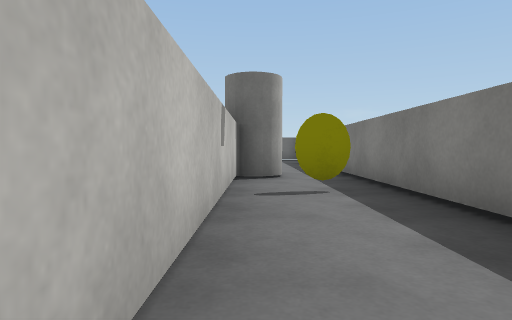
view 1 (above)

18 first-person views from a walk through a 3-D level made in the Unity game engine. The camera is 0.58 m above the floor, tilts 2° down and sees 75° across. The floor is counted in squares, 1 m on a side. Each view is taken from the middle of a square. On the plan, view 1 faces up. The plan holds only what a view shows up to about 9 squares ahead; the rest is blank. The player is left out. Surface patterns are stand-ins for the level's own textures.

view 2
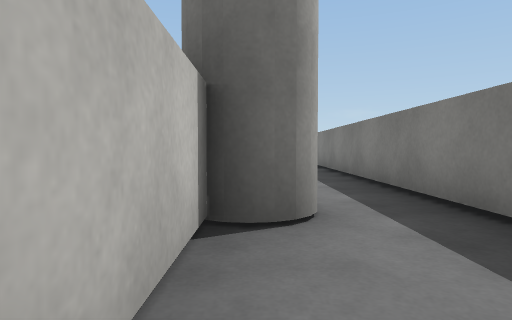

view 3
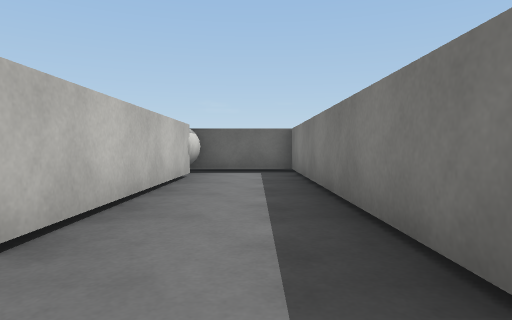

view 4
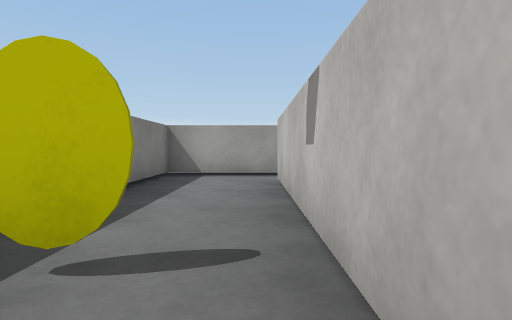

view 5
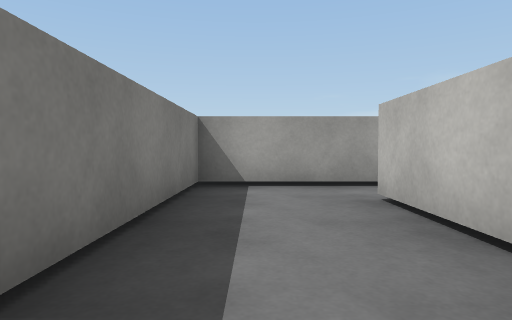

view 6
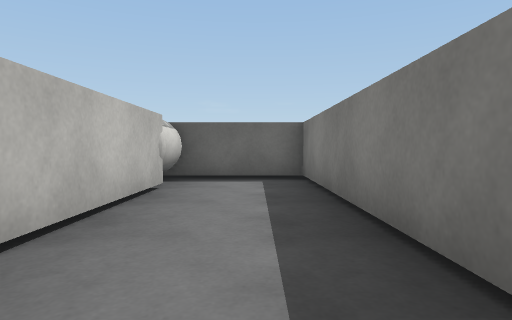

view 7
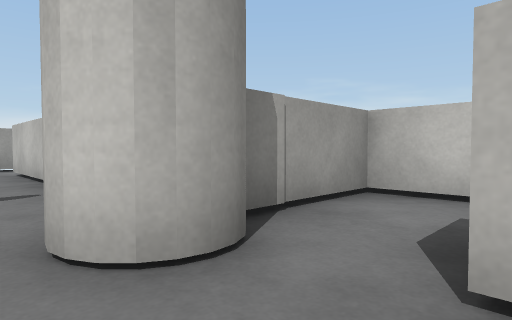

view 8
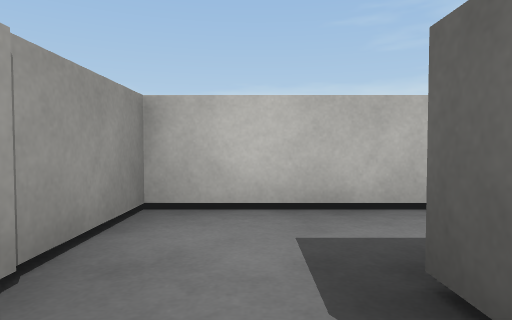

view 9
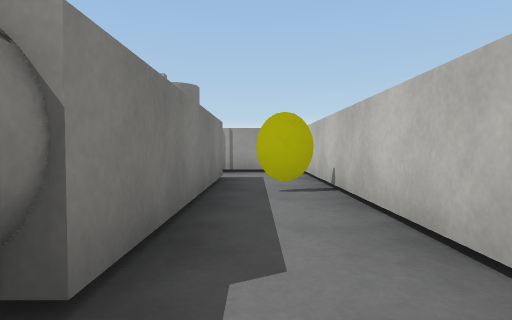

view 10
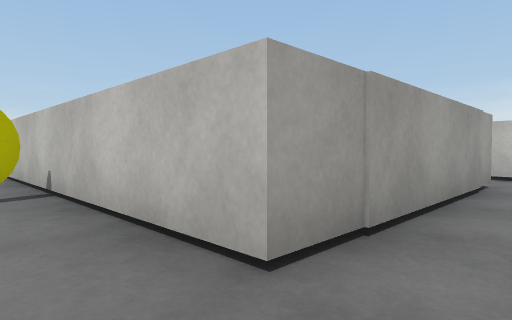

view 11
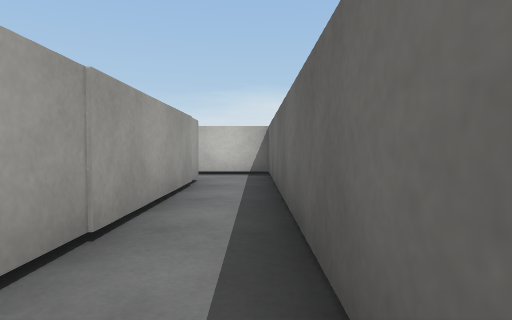

view 12
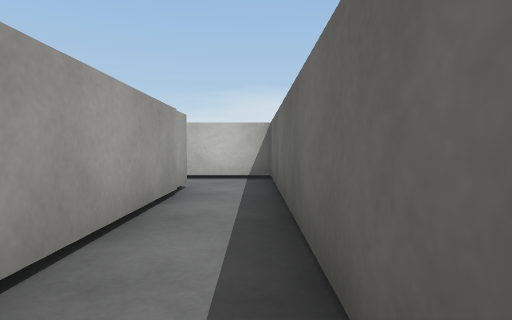

view 13
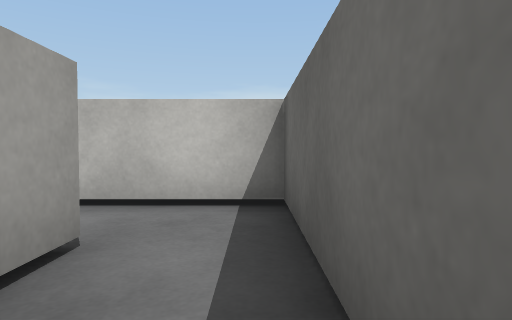

view 14
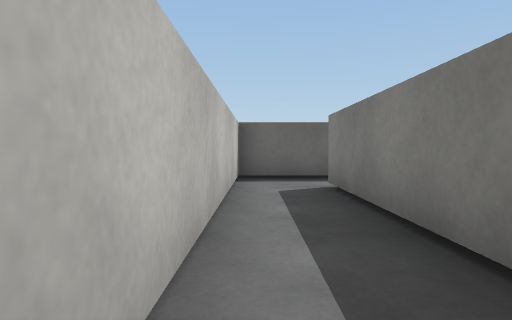

view 15
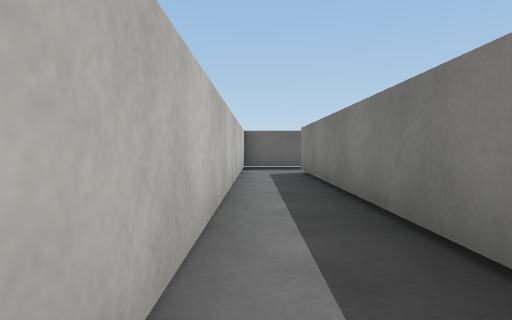

view 16
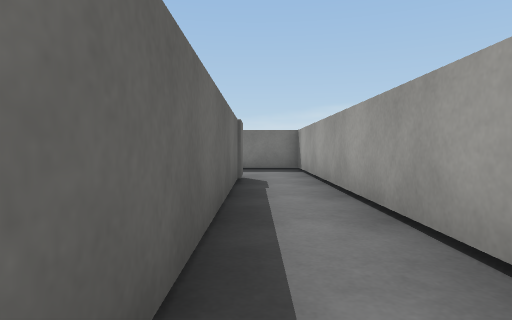

view 17
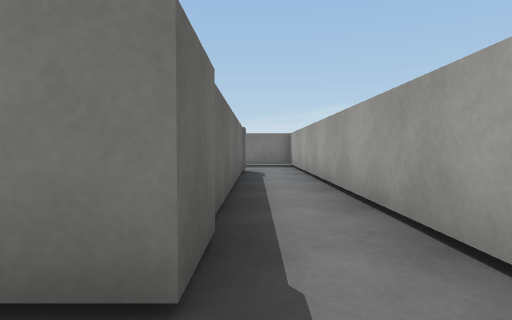

view 18
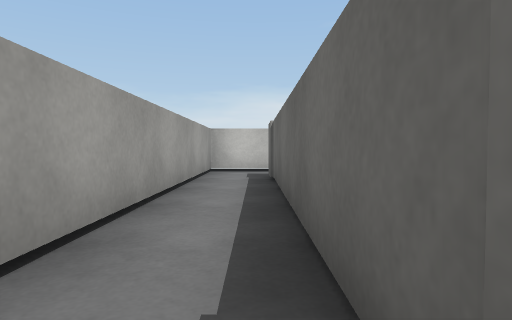

### Floor plan
Ten units are one square. View 1 is at (0, 0); x grows to the right and y downward. Boxes are objects, and circles mark ways between rooms. Rooms are numbered by the first view taken in them; rooms with no view inside come last. Other rooms are left out.
<svg viewBox="-98 -160 122 176">
<path fill="none" stroke="#000" d="M-4 -62 -4 -2M-4 -135 -4 -86M-6 11 19 11 19 -153 -5 -153M-31 -140 -31 -70 -9 -70M-9 -87 -14 -87 -14 -136M-79 -140 -31 -140M-22 -153 -93 -153M-79 -74 -79 -140M-93 -4 -93 11 -6 11M-8 -3 -79 -3 -79 -9M-93 -153 -93 -64"/>
<rect x="-5" y="-75" width="10" height="10" fill="#bbb"><title>cylinder</title></rect>
<rect x="5" y="-55" width="10" height="10" fill="#bbb"><title>yellow coin</title></rect>
<rect x="-25" y="-115" width="10" height="10" fill="#bbb"><title>yellow coin</title></rect>
<rect x="-15" y="-155" width="10" height="20" fill="#bbb"><title>capsule</title></rect>
<circle cx="-10" cy="-80" r="3" fill="#2a7"/>
<circle cx="-10" cy="0" r="3" fill="#2a7"/>
<circle cx="-30" cy="-150" r="3" fill="#2a7"/>
<circle cx="-90" cy="-140" r="3" fill="#2a7"/>
<text x="0" y="-80">1</text>
<text x="-20" y="-120">2</text>
<text x="-60" y="-150">3</text>
<text x="-90" y="-50">4</text>
</svg>
Room 1 opens to room 2. Room 1 opens to room 4. Room 2 opens to room 3. Room 3 opens to room 4.

Where each view was taken, in squares from view 1:
view 1: 0 up, 0 right, facing up
view 2: 4 up, 0 right, facing up
view 3: 7 up, 1 right, facing up
view 4: 6 up, 0 right, facing down
view 5: 4 up, 1 right, facing down
view 6: 9 up, 1 right, facing up
view 7: 9 up, 1 right, facing down-left
view 8: 8 up, 0 right, facing left
view 9: 15 up, 2 left, facing down
view 10: 15 up, 2 left, facing down-left
view 11: 15 up, 2 left, facing left
view 12: 15 up, 3 left, facing left
view 13: 15 up, 6 left, facing left
view 14: 9 up, 9 left, facing up
view 15: 6 up, 9 left, facing up
view 16: 0 up, 7 left, facing right
view 17: 0 up, 9 left, facing right
view 18: 0 up, 1 left, facing left
